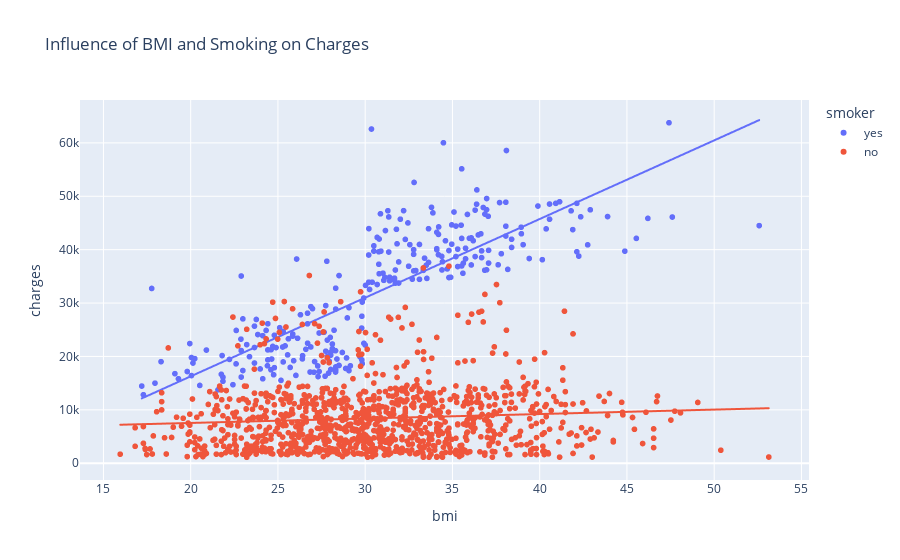

Write notebook code for a chart like this one.
### Markdown cell above
### How does BMI and Smoking affect with Charges

### Code cell
px.scatter(medical_df, x='bmi', y='charges', color='smoker', 
           title="Influence of BMI and Smoking on Charges", trendline='ols')

### Figure 1 — Plotly figure (JSON) as saved in the notebook; plotly's stock layout.template omitted (floating-point values rounded to 4 significant figures; data arrays with more than 128 entries replaced by an {"elided": "..."} marker saying what was removed)
{"data": [{"hovertemplate": "smoker=yes<br>bmi=%{x}<br>charges=%{y}<extra></extra>", "legendgroup": "yes", "marker": {"color": "#636efa", "symbol": "circle"}, "mode": "markers", "name": "yes", "showlegend": true, "type": "scattergl", "x": {"elided": "274 float values"}, "xaxis": "x", "y": {"elided": "274 float values"}, "yaxis": "y"}, {"hovertemplate": "<b>OLS trendline</b><br>charges = 1473.11 * bmi + -13186.6<br>R<sup>2</sup>=0.650411<br><br>smoker=yes<br>bmi=%{x}<br>charges=%{y} <b>(trend)</b><extra></extra>", "legendgroup": "yes", "marker": {"color": "#636efa", "symbol": "circle"}, "mode": "lines", "name": "yes", "showlegend": false, "type": "scattergl", "x": {"elided": "274 float values"}, "xaxis": "x", "y": {"elided": "274 float values"}, "yaxis": "y"}, {"hovertemplate": "smoker=no<br>bmi=%{x}<br>charges=%{y}<extra></extra>", "legendgroup": "no", "marker": {"color": "#EF553B", "symbol": "circle"}, "mode": "markers", "name": "no", "showlegend": true, "type": "scattergl", "x": {"elided": "1064 float values"}, "xaxis": "x", "y": {"elided": "1064 float values"}, "yaxis": "y"}, {"hovertemplate": "<b>OLS trendline</b><br>charges = 83.3506 * bmi + 5879.42<br>R<sup>2</sup>=0.007062<br><br>smoker=no<br>bmi=%{x}<br>charges=%{y} <b>(trend)</b><extra></extra>", "legendgroup": "no", "marker": {"color": "#EF553B", "symbol": "circle"}, "mode": "lines", "name": "no", "showlegend": false, "type": "scattergl", "x": {"elided": "1064 float values"}, "xaxis": "x", "y": {"elided": "1064 float values"}, "yaxis": "y"}], "layout": {"legend": {"title": {"text": "smoker"}, "tracegroupgap": 0}, "title": {"text": "Influence of BMI and Smoking on Charges"}, "xaxis": {"anchor": "y", "domain": [0, 1], "title": {"text": "bmi"}}, "yaxis": {"anchor": "x", "domain": [0, 1], "title": {"text": "charges"}}}}
